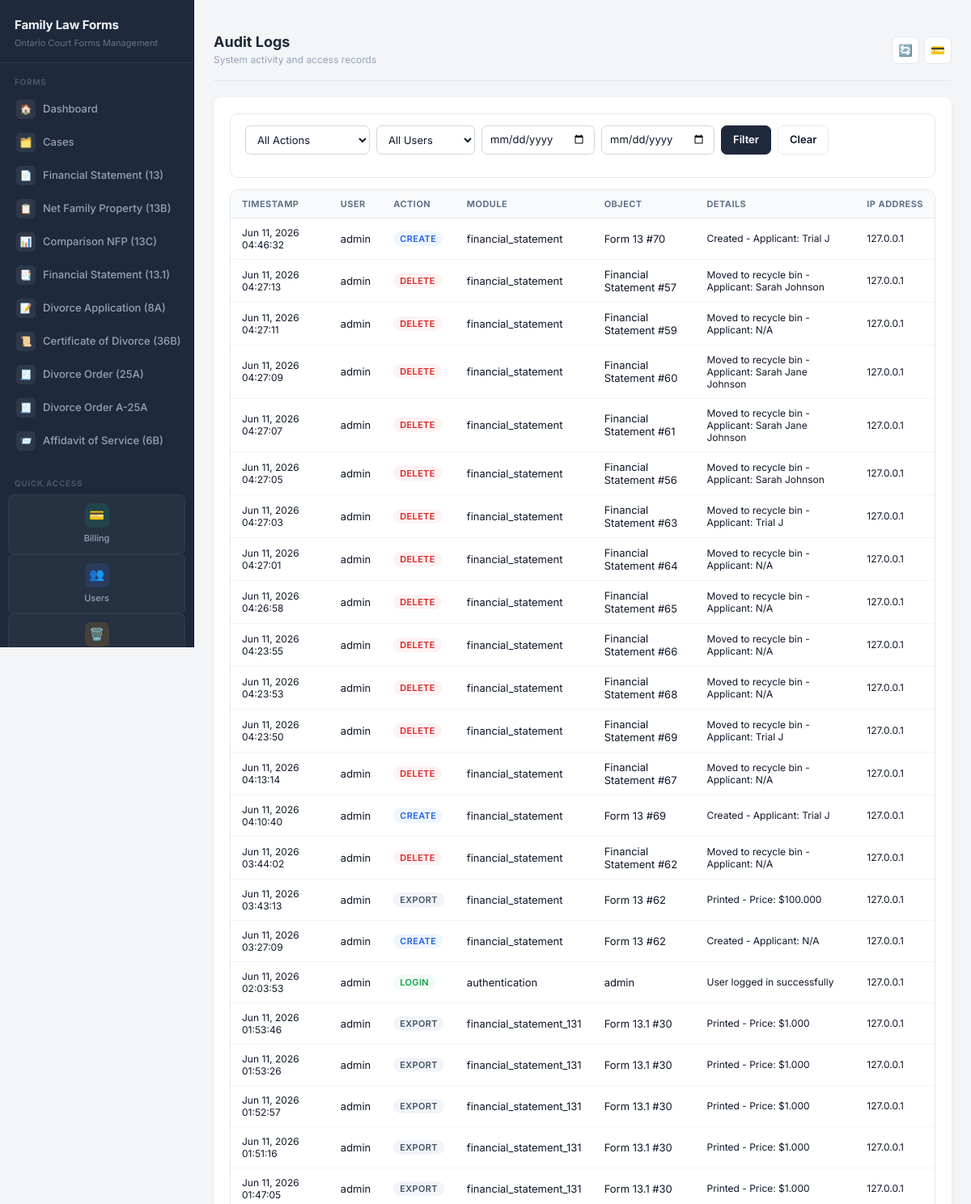
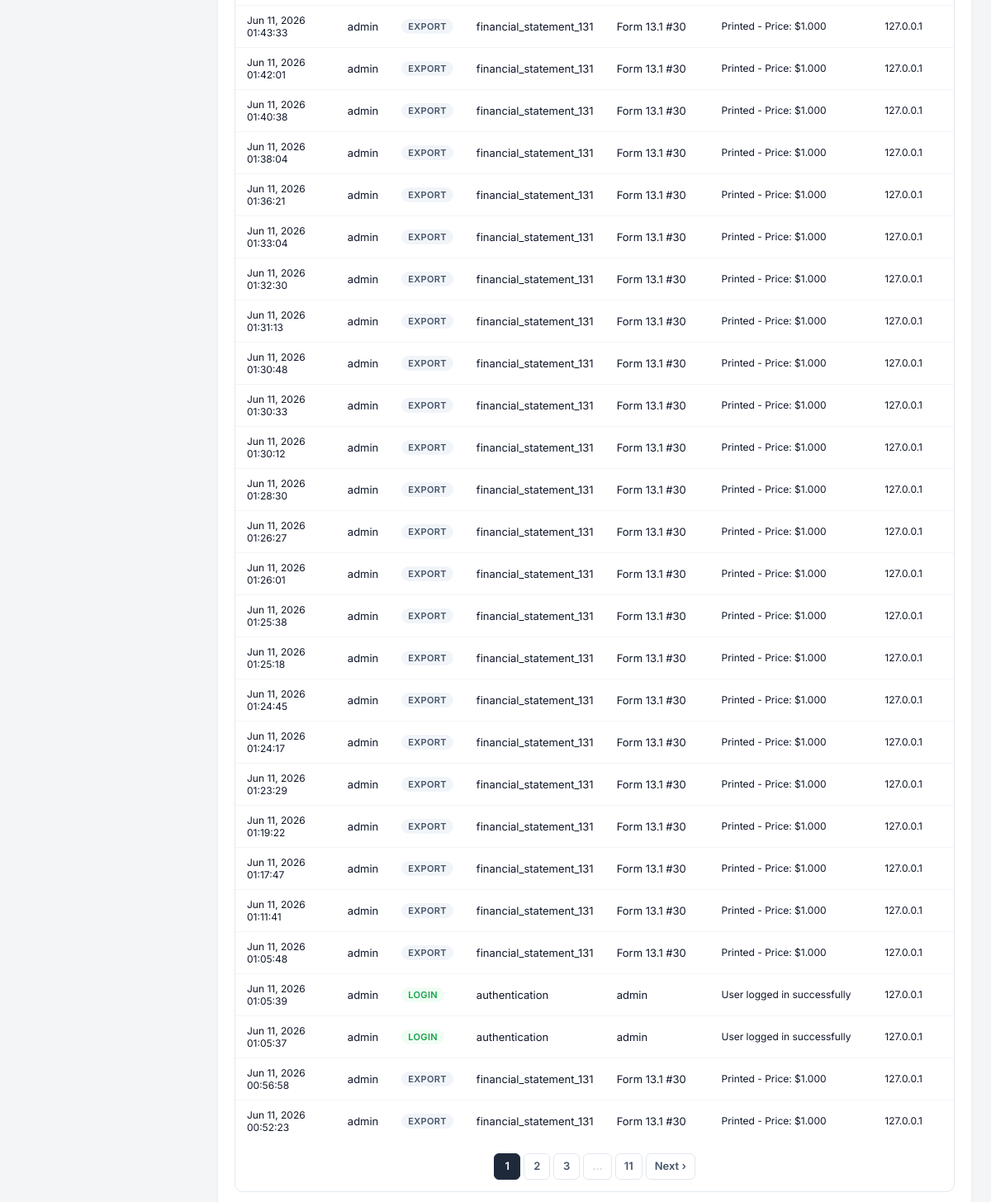
The app's page /user-management/audit-logs/ (signed in), older data (2 pictures, top to bottom).
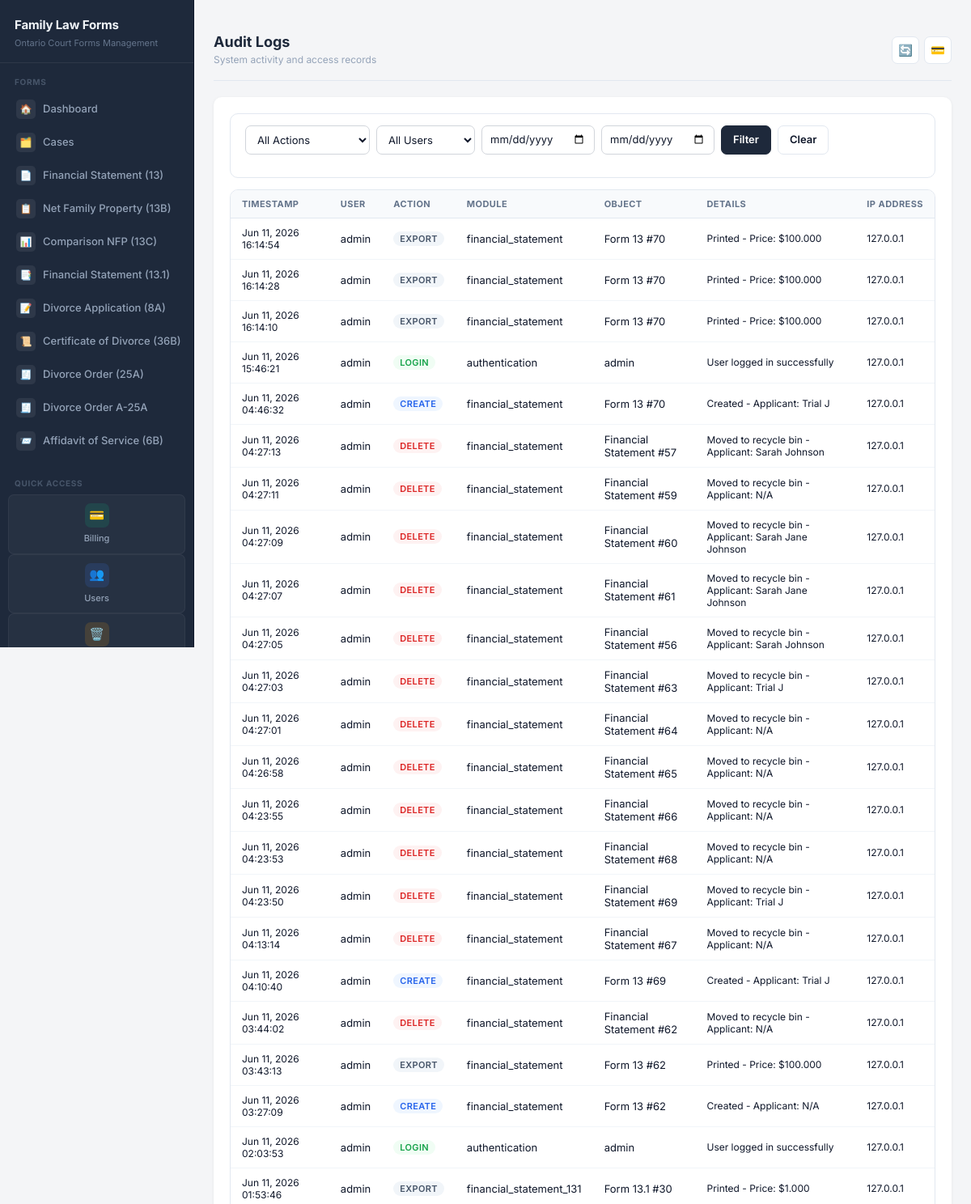
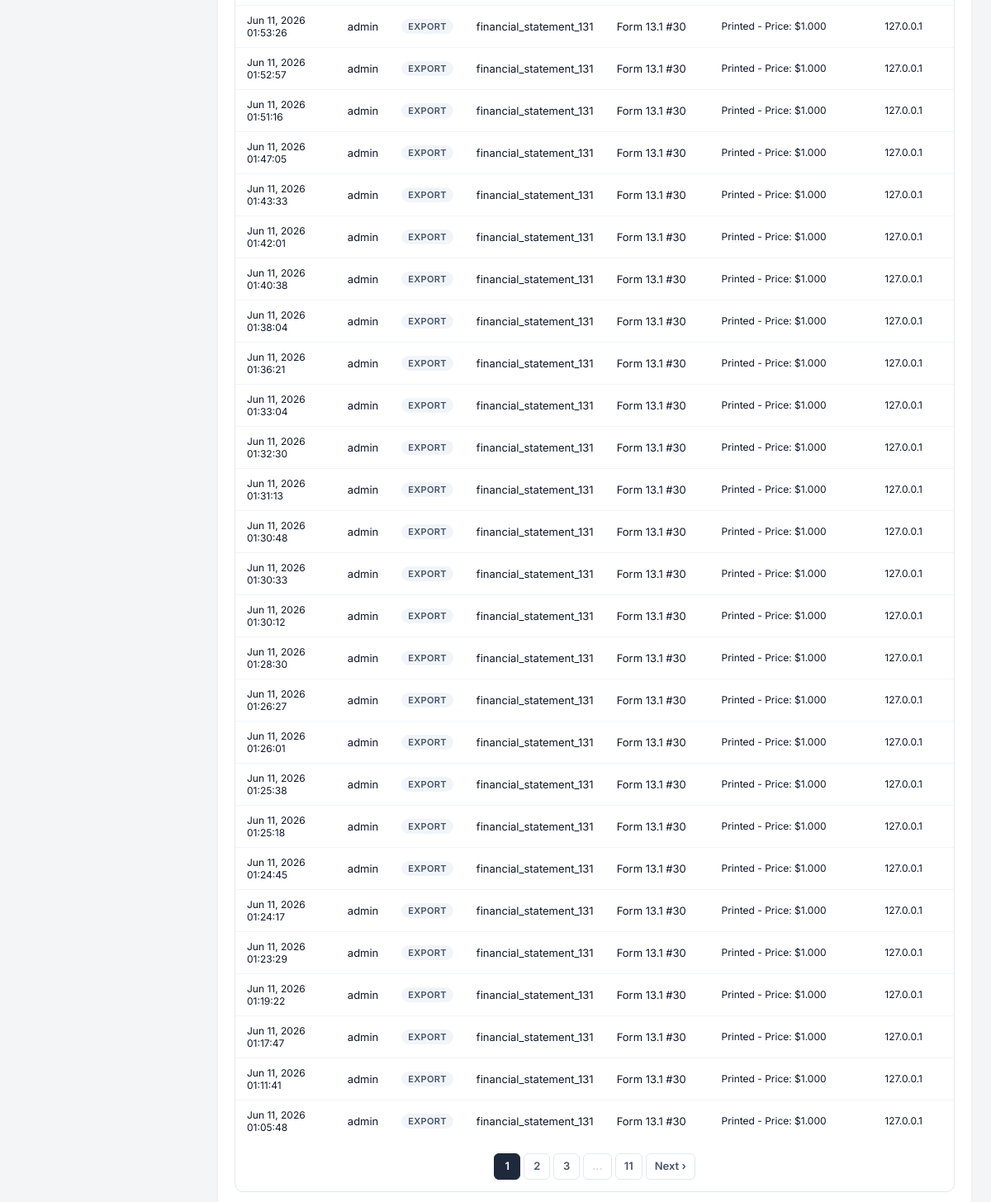
The same page, newer data (2 pictures, top to bottom).
### users/models.py (models this page shows, shortened)
class AuditLog(models.Model):
    ACTION_TYPES = [
        ('login', 'Login'),
        ('logout', 'Logout'),
        ('create', 'Create'),
        ('update', 'Update'),
        ('delete', 'Delete'),
        ('view', 'View'),
        ('export', 'Export'),
        ('password_change', 'Password Change'),
        ('password_reset', 'Password Reset'),
    ]
    user = models.ForeignKey(User, on_delete=models.SET_NULL, null=True, related_name='audit_logs')
    action = models.CharField(max_length=20, choices=ACTION_TYPES)
    module = models.CharField(max_length=100, blank=True)
    object_id = models.CharField(max_length=100, blank=True)
    object_repr = models.CharField(max_length=255, blank=True)
    details = models.TextField(blank=True)
    ip_address = models.GenericIPAddressField(null=True, blank=True)
    user_agent = models.TextField(blank=True)
    timestamp = models.DateTimeField(auto_now_add=True)
    class Meta:
        ordering = ['-timestamp']

### users/views.py (the view)
# urls.py: path('audit-logs/', views.audit_log_list, name='audit_log_list'),
@login_required
@user_passes_test(is_admin)
def audit_log_list(request):
    logs = AuditLog.objects.select_related('user').all()
    action_filter = request.GET.get('action', '')
    if action_filter:
        logs = logs.filter(action=action_filter)
    user_filter = request.GET.get('user', '')
    if user_filter:
        logs = logs.filter(user_id=user_filter)
    date_from = request.GET.get('date_from', '')
    date_to = request.GET.get('date_to', '')
    if date_from:
        logs = logs.filter(timestamp__date__gte=date_from)
    if date_to:
        logs = logs.filter(timestamp__date__lte=date_to)
    paginator = Paginator(logs, 50)
    page = request.GET.get('page', 1)
    logs = paginator.get_page(page)
    context = {
        'logs': logs,
        'users': User.objects.all(),
        'action_choices': AuditLog.ACTION_TYPES,
        'action_filter': action_filter,
        'user_filter': user_filter,
        'date_from': date_from,
        'date_to': date_to,
    }
    return render(request, 'users/audit_log_list.html', context)

### users/context_processors.py (called while the page is built, shortened)
def user_permissions(request):
    context = {
        'user_modules': {},
        'user_permissions': {},
    }
    if not request.user.is_authenticated:
        return context
    if request.user.is_superuser:
        modules = Module.objects.filter(is_active=True)
        context['user_modules'] = {m.code: True for m in modules}
        context['user_permissions'] = {
            m.code: {
                'view': True,
                'create': True,
                'edit': True,
                'delete': True,
                'print': True,
                'export': True,
            } for m in modules
        }
        return context

### users/views.py (called while the page is built)
def is_admin(user):
    return user.is_superuser or user.is_staff

### users/templates/users/audit_log_list.html (shortened to what this page needs)
﻿{% extends 'base.html' %}
{% block header %}Audit Logs{% endblock %}
{% block subheader %}System activity and access records{% endblock %}
{% block content %}
<div class="al-filter">
  <form method="get" class="al-filter-row">
    <select name="action" class="al-select">
      <option value="">All Actions</option>
    </select>
    <select name="user" class="al-select">
      <option value="">All Users</option>
    </select>
    <input type="date" name="date_from" class="al-input" value="{{ date_from }}">
    <input type="date" name="date_to" class="al-input" value="{{ date_to }}">
    <button type="submit" class="al-btn al-btn-filter">Filter</button>
    <a href="{% url 'users:audit_log_list' %}" class="al-btn al-btn-clear">Clear</a>
  </form>
</div>
<div class="al-card">
  <table class="al-table">
    <thead>
      <tr>
        <th>Timestamp</th>
        <th>User</th>
        <th>Action</th>
        <th>Module</th>
        <th>Object</th>
        <th>Details</th>
        <th>IP Address</th>
      </tr>
    </thead>
    <tbody>
      {% for log in logs %}
      <tr>
        <td class="al-muted">{{ log.timestamp|date:"M d, Y H:i:s" }}</td>
        <td>{{ log.user.username|default:"System" }}</td>
        <td>
          {% if log.action == 'login' %}
            <span class="al-badge al-badge-login">{{ log.get_action_display }}</span>
          {% elif log.action == 'logout' %}
            <span class="al-badge al-badge-logout">{{ log.get_action_display }}</span>
          {% elif log.action == 'create' %}
            <span class="al-badge al-badge-create">{{ log.get_action_display }}</span>
          {% elif log.action == 'update' %}
            <span class="al-badge al-badge-update">{{ log.get_action_display }}</span>
          {% elif log.action == 'delete' %}
            <span class="al-badge al-badge-delete">{{ log.get_action_display }}</span>
          {% elif log.action == 'password_change' or log.action == 'password_reset' %}
            <span class="al-badge al-badge-password">{{ log.get_action_display }}</span>
          {% elif log.action == 'view' %}
            <span class="al-badge al-badge-view">{{ log.get_action_display }}</span>
          {% else %}
            <span class="al-badge al-badge-default">{{ log.get_action_display }}</span>
          {% endif %}
        </td>
        <td>{{ log.module|default:"&#8212;" }}</td>
        <td>{{ log.object_repr|truncatewords:5|default:"&#8212;" }}</td>
        <td class="al-muted">{{ log.details|truncatewords:10|default:"&#8212;" }}</td>
        <td class="al-muted">{{ log.ip_address|default:"&#8212;" }}</td>
      </tr>
      {% empty %}
      <tr><td colspan="7" class="al-empty">No audit logs found</td></tr>
      {% endfor %}
    </tbody>
  </table>
  {% if logs.has_other_pages %}
  <div class="al-pagination">
    {% for num in logs.paginator.page_range %}
    {% if logs.paginator.num_pages <= 10 or num == 1 or num == logs.paginator.num_pages or num >= logs.number|add:"-2" and num <= logs.number|add:"2" %}
    <a href="?page={{ num }}&action={{ action_filter }}&user={{ user_filter }}&date_from={{ date_from }}&date_to={{ date_to }}" class="al-page-btn {% if logs.number == num %}active{% endif %}">{{ num }}</a>
    {% elif num == logs.number|add:"-3" or num == logs.number|add:"3" %}
    <span class="al-page-btn disabled">&hellip;</span>
    {% endif %}
    {% endfor %}
    {% if logs.has_next %}
    <a href="?page={{ logs.next_page_number }}&action={{ action_filter }}&user={{ user_filter }}&date_from={{ date_from }}&date_to={{ date_to }}" class="al-page-btn">Next &rsaquo;</a>
    {% endif %}
  </div>
  {% endif %}
</div>
{% endblock %}

Row changes from the older to the newer data that the page shows:
no longer on this page (row unchanged): AuditLog: timestamp "Jun 11, 2026 01:05:39", user.username "admin", action "LOGIN", module "authentication", object_repr "admin", details "User logged in successfully", ip_address "127.0.0.1"
no longer on this page (row unchanged): AuditLog: timestamp "Jun 11, 2026 01:05:37", user.username "admin", action "LOGIN", module "authentication", object_repr "admin", details "User logged in successfully", ip_address "127.0.0.1"
no longer on this page (row unchanged): AuditLog: timestamp "Jun 11, 2026 00:56:58", user.username "admin", action "EXPORT", module "financial_statement_131", object_repr "Form 13.1 #30", details "Printed - Price: $1.000", ip_address "127.0.0.1"
no longer on this page (row unchanged): AuditLog: timestamp "Jun 11, 2026 00:52:23", user.username "admin", action "EXPORT", module "financial_statement_131", object_repr "Form 13.1 #30", details "Printed - Price: $1.000", ip_address "127.0.0.1"
added AuditLog: timestamp "Jun 11, 2026 16:14:54", user.username "admin", action "EXPORT", module "financial_statement", object_repr "Form 13 #70", details "Printed - Price: $100.000", ip_address "127.0.0.1"
added AuditLog: timestamp "Jun 11, 2026 16:14:28", user.username "admin", action "EXPORT", module "financial_statement", object_repr "Form 13 #70", details "Printed - Price: $100.000", ip_address "127.0.0.1"
added AuditLog: timestamp "Jun 11, 2026 16:14:10", user.username "admin", action "EXPORT", module "financial_statement", object_repr "Form 13 #70", details "Printed - Price: $100.000", ip_address "127.0.0.1"
added AuditLog: timestamp "Jun 11, 2026 15:46:21", user.username "admin", action "LOGIN", module "authentication", object_repr "admin", details "User logged in successfully", ip_address "127.0.0.1"
